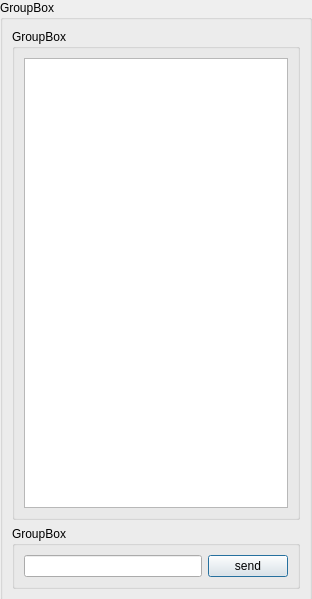
<?xml version="1.0" encoding="UTF-8"?>
<ui version="4.0">
 <class>ChatTool</class>
 <widget class="QDialog" name="ChatTool">
  <property name="geometry">
   <rect>
    <x>0</x>
    <y>0</y>
    <width>312</width>
    <height>599</height>
   </rect>
  </property>
  <property name="windowTitle">
   <string>Dialog</string>
  </property>
  <widget class="QGroupBox" name="groupBox">
   <property name="geometry">
    <rect>
     <x>0</x>
     <y>0</y>
     <width>312</width>
     <height>601</height>
    </rect>
   </property>
   <property name="title">
    <string>GroupBox</string>
   </property>
   <layout class="QVBoxLayout" name="verticalLayout">
    <item>
     <widget class="QGroupBox" name="groupBox_2">
      <property name="maximumSize">
       <size>
        <width>16777215</width>
        <height>1677215</height>
       </size>
      </property>
      <property name="title">
       <string>GroupBox</string>
      </property>
      <layout class="QHBoxLayout" name="horizontalLayout_5">
       <item>
        <widget class="QTextBrowser" name="textBrowser"/>
       </item>
      </layout>
     </widget>
    </item>
    <item>
     <widget class="QGroupBox" name="groupBox_3">
      <property name="maximumSize">
       <size>
        <width>16777215</width>
        <height>100</height>
       </size>
      </property>
      <property name="title">
       <string>GroupBox</string>
      </property>
      <layout class="QHBoxLayout" name="horizontalLayout">
       <item>
        <widget class="QLineEdit" name="lineEdit"/>
       </item>
       <item>
        <widget class="QPushButton" name="sendButton">
         <property name="text">
          <string>send</string>
         </property>
        </widget>
       </item>
      </layout>
     </widget>
    </item>
   </layout>
  </widget>
 </widget>
 <resources/>
 <connections/>
</ui>
